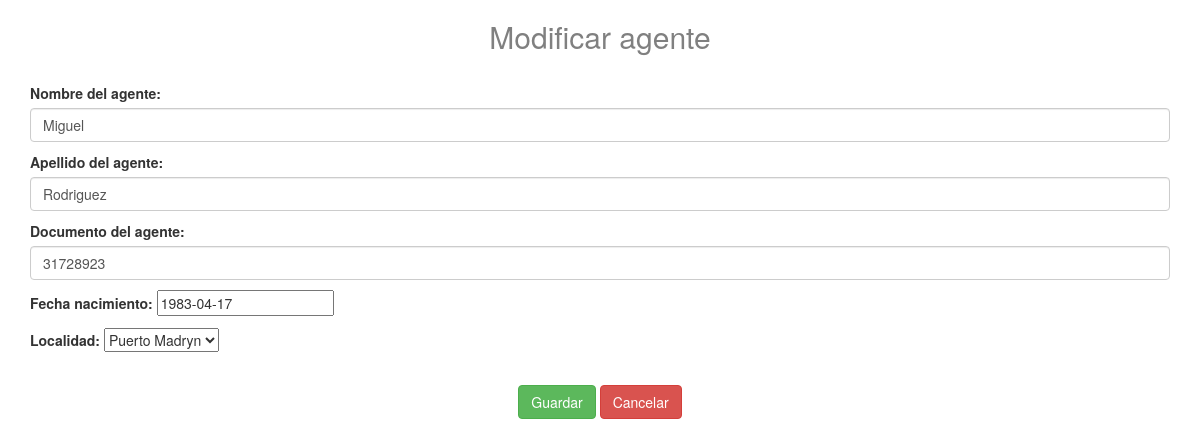
The app's page /pasajes/modificacionAgente/5/ with its own data.
### pasajes/models.py (models this page shows, shortened)
class Agente(models.Model):
	id=models.AutoField(unique=True,primary_key=True)
	nombre=models.CharField(max_length=200)
	apellido=models.CharField(max_length=200)
	documento=models.IntegerField(unique=True)
	fecha_nacimiento=models.DateField()
	id_localidad=models.ForeignKey(Localidad, on_delete=models.CASCADE,verbose_name="Localidad")

class Localidad(models.Model):
	id=models.AutoField(unique=True,primary_key=True)
	nombre=models.CharField(max_length=200)
	def __str__(self):
		return self.nombre

### pasajes/views.py (the view)
# urls.py: path('modificacionAgente/<int:idAgente>/', views.modificacionAgente, name='modificacionAgente'),
def modificacionAgente(request,idAgente):
	agente=Agente.objects.get(id=idAgente)
	if(request.method == 'GET'):
		form=formularioAgente(instance=agente)
		titulo="Modificar agente"
	elif(request.method == "POST"):
		form=formularioAgente(request.POST, instance = agente)
		if(form.is_valid()):
			form.save()
			return redirect('agente')
	return render(request,'formularios/agente.html',{'form':form,'agente':agente,'titulo':titulo})

### pasajes/forms.py
class formularioAgente(forms.ModelForm):
	nombre = forms.CharField(max_length=100,label="Nombre del agente",
		widget = forms.TextInput(attrs = {'class': 'form-control'} ))
	apellido = forms.CharField(max_length=100,label="Apellido del agente",
		widget = forms.TextInput(attrs = {'class': 'form-control'} ))
	documento = forms.IntegerField(label="Documento del agente",
		widget = forms.NumberInput(attrs = {'class': 'form-control'} ))
	fecha_nacimiento=forms.DateField(widget=forms.TextInput(attrs=
                                {
                                    'class':'datepicker'
                                }))
	class Meta:
		model=Agente
		exclude=['id']

### pasajes/templates/formularios/agente.html
{% extends "plantillaBase.html" %}
{% block contenido %}
	<center><h2 style="color:grey">{{titulo}}</h2></center>
	<br>
	<form action="" method="POST">{% csrf_token %}
		{{form.as_p}}
		<br>
		<center>
			<input type="submit" value="Guardar" class="btn btn-success">
			<a href="{% url 'agente' %}"  class="btn btn-danger">Cancelar</a>
		</center>
	</form>
{% endblock %}

### records on screen
Agente: nombre "Miguel", apellido "Rodriguez", documento "31728923", fecha_nacimiento "1983-04-17", id_localidad "Puerto Madryn"

### other values on screen
{{ titulo }} "Modificar agente"
